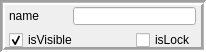
<?xml version="1.0" encoding="UTF-8"?>
<ui version="4.0">
 <class>LayerFrame</class>
 <widget class="QFrame" name="LayerFrame">
  <property name="geometry">
   <rect>
    <x>0</x>
    <y>0</y>
    <width>206</width>
    <height>52</height>
   </rect>
  </property>
  <property name="sizePolicy">
   <sizepolicy hsizetype="Expanding" vsizetype="Expanding">
    <horstretch>0</horstretch>
    <verstretch>0</verstretch>
   </sizepolicy>
  </property>
  <property name="maximumSize">
   <size>
    <width>1000</width>
    <height>52</height>
   </size>
  </property>
  <property name="windowTitle">
   <string>Frame</string>
  </property>
  <property name="frameShape">
   <enum>QFrame::Box</enum>
  </property>
  <property name="frameShadow">
   <enum>QFrame::Sunken</enum>
  </property>
  <property name="lineWidth">
   <number>2</number>
  </property>
  <property name="midLineWidth">
   <number>1</number>
  </property>
  <widget class="QWidget" name="layoutWidget">
   <property name="geometry">
    <rect>
     <x>7</x>
     <y>5</y>
     <width>191</width>
     <height>46</height>
    </rect>
   </property>
   <layout class="QGridLayout" name="ui_layerFrameLayout">
    <property name="margin">
     <number>2</number>
    </property>
    <item row="1" column="0" colspan="2">
     <widget class="QCheckBox" name="ui_isVisible">
      <property name="text">
       <string>isVisible</string>
      </property>
      <property name="checked">
       <bool>true</bool>
      </property>
     </widget>
    </item>
    <item row="1" column="2">
     <widget class="QCheckBox" name="ui_isLock">
      <property name="text">
       <string>isLock</string>
      </property>
     </widget>
    </item>
    <item row="0" column="1" colspan="2">
     <widget class="QLineEdit" name="ui_nameInput"/>
    </item>
    <item row="0" column="0">
     <widget class="QLabel" name="ui_nameLabel">
      <property name="text">
       <string>name</string>
      </property>
     </widget>
    </item>
   </layout>
  </widget>
 </widget>
 <resources/>
 <connections/>
</ui>
